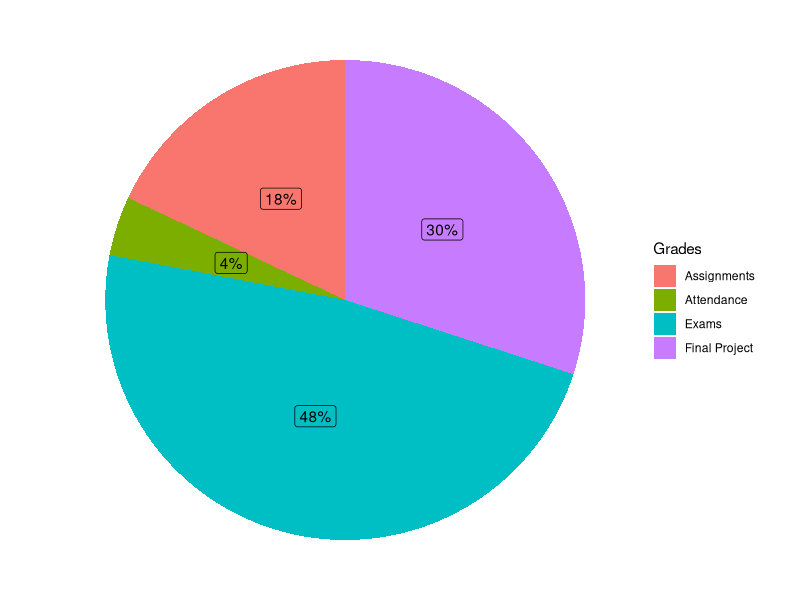
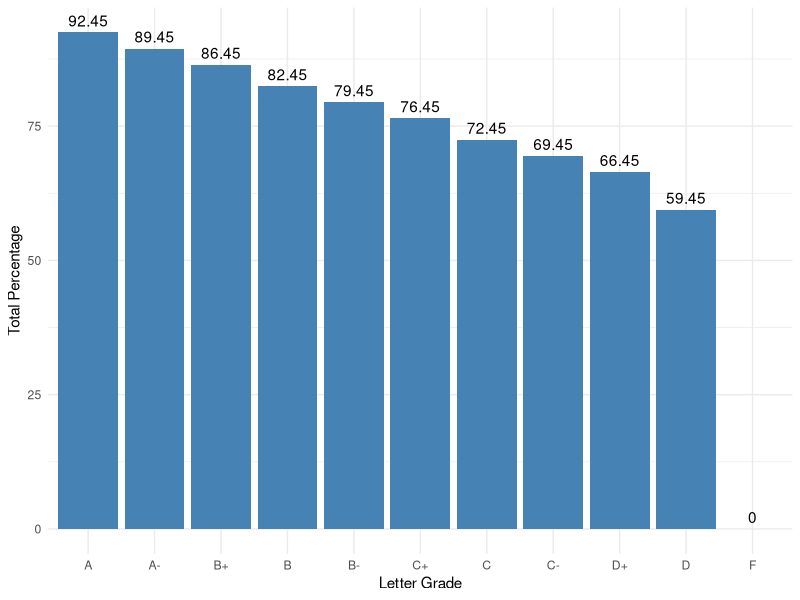

Recreate these plots in R, in order.
## ---- chunk 1
knitr::opts_chunk$set(echo = FALSE, warning = FALSE, message = FALSE)
## ---- chunk 2
# install.packages("ggplot2")
library(ggplot2)
library(dplyr)
# Variables

Percentage = c(.3,.48, .18, .04)
Grades = c('Final Project','Exams','Assignments','Attendance')

df = data.frame(Grades = Grades, Percentage = Percentage, labels = paste0(Percentage*100, "%"))

ggplot(df, aes(x = "", y = Percentage, fill = Grades)) +
  geom_col() +
  geom_label(aes(label = labels),
             position = position_stack(vjust = 0.5),
             show.legend = FALSE) +
  labs(x='')+
  coord_polar(theta = "y")+
  theme_void()
## ---- chunk 3
library(ggplot2)
library(forcats)

# Basic barplot

Grades           = c("A","A-","B+","B","B-","C+","C","C-","D+","D", "F")
Total_Percentage = c(92.45, 89.45, 86.45, 82.45 ,79.45, 76.45, 72.45, 69.45, 66.45, 59.45, 0)
df = data.frame(Grades = Grades, Total_Percentage = Total_Percentage)


p<-ggplot(data=df, aes(x= fct_rev(fct_reorder(Grades, Total_Percentage)), y=Total_Percentage)) +
  geom_col(fill="steelblue")+
  labs(y = 'Total Percentage', x ='Letter Grade')+
  geom_text(aes(label = Total_Percentage), vjust = -0.5)+
  theme_minimal()
p

